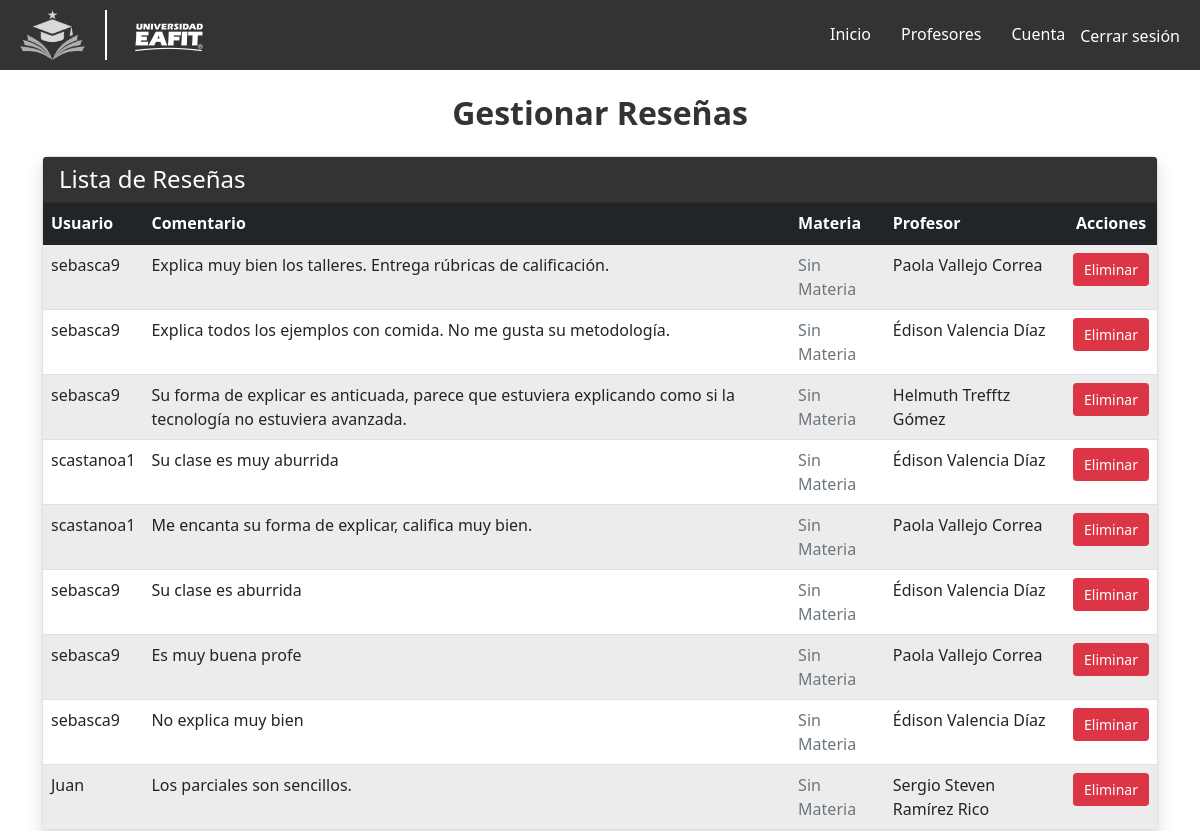
The page /review/manage_reviews/ (signed in) on the database as committed earlier.
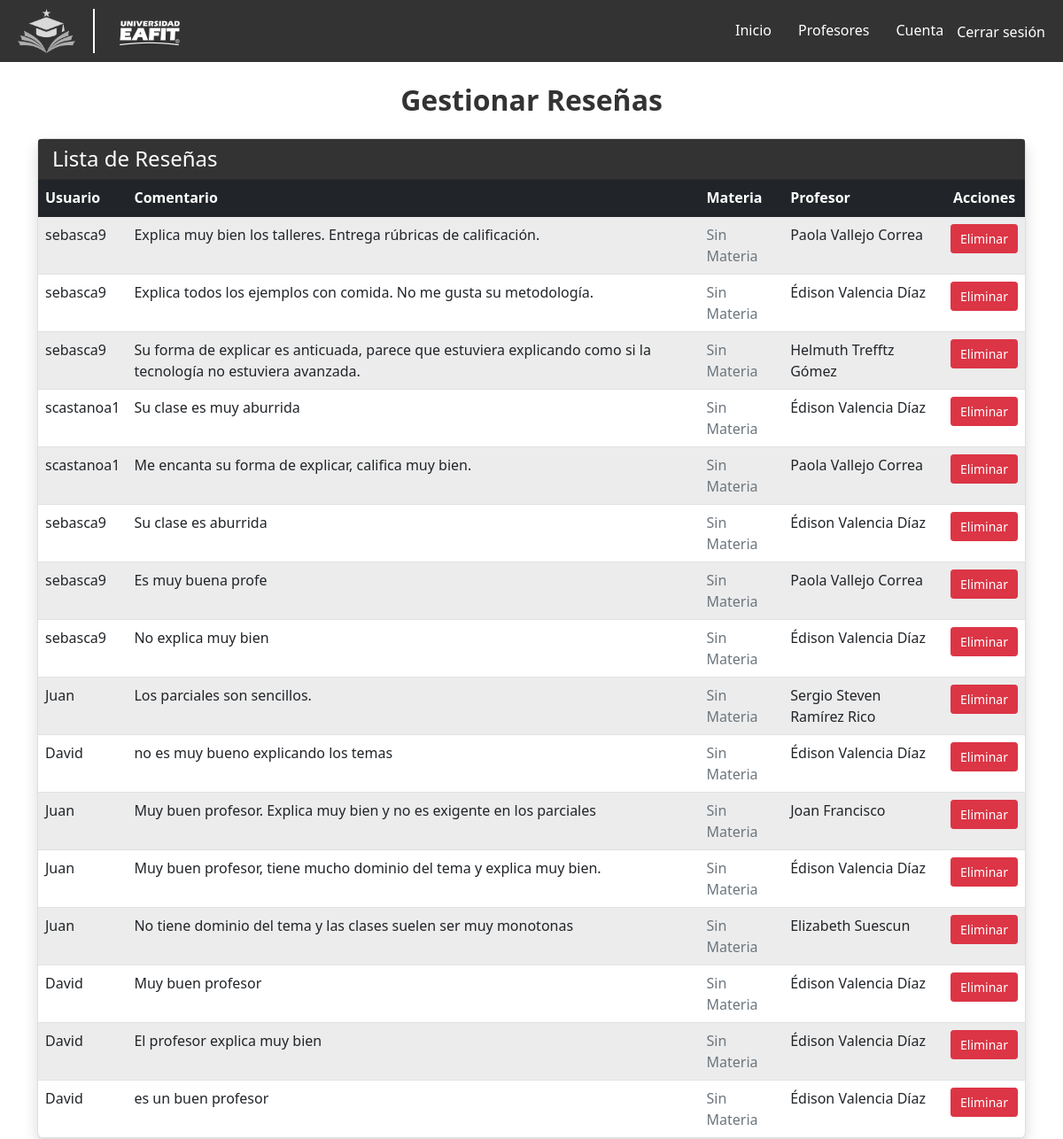
The same page on the database as committed later.
### review/models.py (models this page shows, shortened)
class Comentario(models.Model):
    SEMESTRES = [
        ('2024-2', '2024-2'),
        ('2024-1', '2024-1'),
        ('2023-2', '2023-2'),
        ('2023-1', '2023-1'),
        ('2022-2', '2022-2'),
        ('2022-1', '2022-1'),
        ('2021-2', '2021-2'),
        ('2021-1', '2021-1'),
    ]
    profesor = models.ForeignKey('profesores.Profesor', related_name='comentarios', on_delete=models.CASCADE)
    materia = models.ForeignKey(
        'profesores.Materia',
        related_name='comentarios',
        on_delete=models.SET_NULL,  # Si se elimina una materia, dejar como NULL
        null=True,  # Permite valores nulos
        blank=True  # Permite que el formulario deje el campo vacío
    )
    usuario = models.ForeignKey(User, on_delete=models.CASCADE)
    contenido = models.TextField()
    fecha = models.CharField(max_length=7, choices=SEMESTRES, default='2024-2')
    rating = models.IntegerField(choices=((1, '1 Estrella'), (2, '2 Estrellas'),
                                          (3, '3 Estrellas'), (4, '4 Estrellas'),
                                          (5, '5 Estrellas')), default=1)
    aprobado_por_ia = models.BooleanField(default=False)
    anonimo = models.BooleanField(default=False)

### profesores/models.py (models this page shows, shortened)
class Profesor(models.Model):
    nombre = models.CharField(max_length=100)
    departamento = models.CharField(max_length=100)
    materias = models.ManyToManyField('Materia', related_name='profesores')
    calificacion_media = models.FloatField(default=0.0)  # Calificación general del profesor
    numcomentarios = models.IntegerField(default=0)

### review/views.py (the view)
# urls.py: path('review/manage_reviews/', reviewViews.manage_reviews, name='manage_reviews'),
@user_passes_test(is_admin)
def manage_reviews(request):
    comentarios = Comentario.objects.all()  # Mostrar todas las reseñas
    return render(request, 'review/manage_reviews.html', {
        'comentarios': comentarios
    })

### review/views.py (called while the page is built)
def is_admin(user):
    return user.is_staff

### review/templates/review/manage_reviews.html (shortened to what this page needs)
{% extends 'base_generic.html' %}
{% block content %}
<link href="https://cdn.jsdelivr.net/npm/bootstrap@5.1.3/dist/css/bootstrap.min.css" rel="stylesheet">
<div class="container mt-4">
    <h1 class="text-center mb-4">Gestionar Reseñas</h1>
    <div class="card shadow">
        <div class="card-header text-white" style="background-color: #333;">
            <h4 class="mb-0">Lista de Reseñas</h4>
        </div>
        <div class="card-body p-0">
            <table class="table table-striped mb-0">
                <thead class="table-dark">
                    <tr>
                        <th scope="col">Usuario</th>
                        <th scope="col">Comentario</th>
                        <th scope="col">Materia</th>
                        <th scope="col">Profesor</th>
                        <th scope="col" class="text-center">Acciones</th>
                    </tr>
                </thead>
                <tbody>
                    {% for comentario in comentarios %}
                    <tr>
                        <td>{{ comentario.usuario.username }}</td>
                        <td>{{ comentario.contenido }}</td>
                        <td>
                            {% if comentario.materia %}
                                {{ comentario.materia.nombre }}
                            {% else %}
                                <span class="text-muted">Sin Materia</span>
                            {% endif %}
                        </td>
                        <td>{{ comentario.profesor.nombre }}</td>
                        <td class="text-center">
                            <form method="POST" action="{% url 'delete_review' comentario.id %}" onsubmit="return confirm('¿Estás seguro de que deseas eliminar este comentario?');">
                                <button type="submit" class="btn btn-danger btn-sm">Eliminar</button>
                            </form>
                        </td>
                    </tr>
                    {% endfor %}
                </tbody>
            </table>
        </div>
    </div>
</div>
{% endblock %}

Rows that differ between the two databases and show on the page:
added Comentario: usuario.username "David", contenido "no es muy bueno explicando los temas", shows "Sin Materia", profesor.nombre "Édison Valencia Díaz"
added Comentario: usuario.username "Juan", contenido "Muy buen profesor. Explica muy bien y no es exigente en los parciales", shows "Sin Materia", profesor.nombre "Joan Francisco"
added Comentario: usuario.username "Juan", contenido "Muy buen profesor, tiene mucho dominio del tema y explica muy bien.", shows "Sin Materia", profesor.nombre "Édison Valencia Díaz"
added Comentario: usuario.username "Juan", contenido "No tiene dominio del tema y las clases suelen ser muy monotonas", shows "Sin Materia", profesor.nombre "Elizabeth Suescun"
added Comentario: usuario.username "David", contenido "Muy buen profesor", shows "Sin Materia", profesor.nombre "Édison Valencia Díaz"
added Comentario: usuario.username "David", contenido "El profesor explica muy bien", shows "Sin Materia", profesor.nombre "Édison Valencia Díaz"
added Comentario: usuario.username "David", contenido "es un buen profesor", shows "Sin Materia", profesor.nombre "Édison Valencia Díaz"
